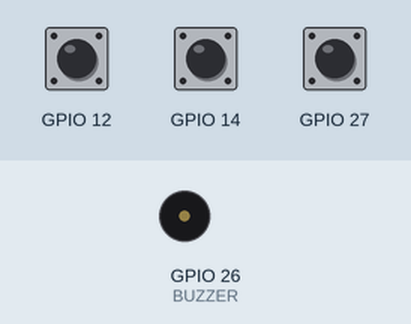
The sketch below on a simulated ESP32. Parts: buzzer (waves = sounding, pin HIGH). The test bench sets the inputs (shaded band); at power-on: GPIO 14 HIGH, GPIO 12 HIGH, GPIO 27 HIGH. What the sketch prints to the serial monitor is not drawn.

Above: at 3.2 s.
3.3 s: GPIO 14 pulled LOW for 0.6 s
At 4.08 s:
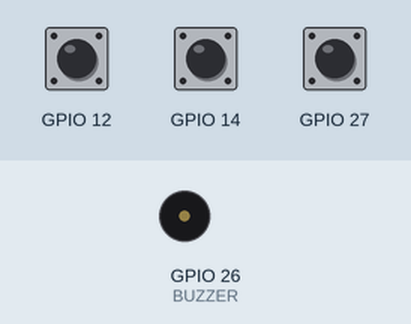
5.9 s: GPIO 12 pulled LOW for 3.2 s
At 10.4 s:
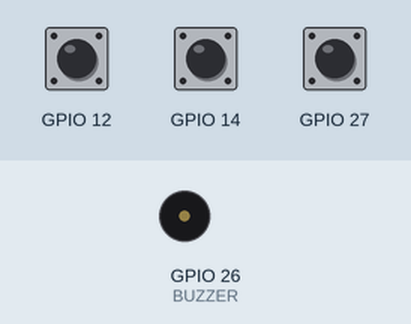
10.7 s: GPIO 14 pulled LOW for 3.2 s
At 11.85 s:
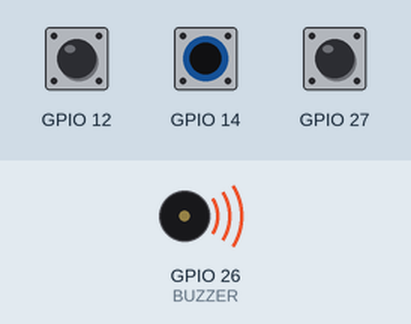
15.4 s: GPIO 27 pulled LOW for 3.2 s
At 20.0 s:
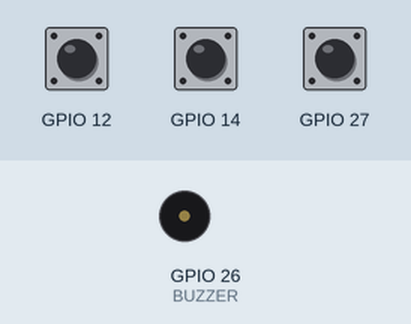
Timing chart, 0 to 21.3 s (numbered marks = the images above; inputs shaded):
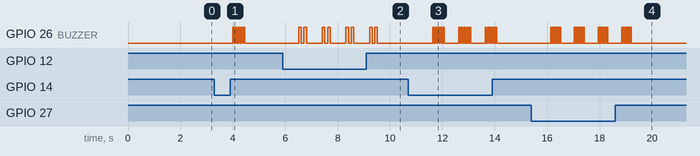

Measured:
- after the input at 3.3 s, GPIO 26 (BUZZER): alternates HIGH for 0.05 s and LOW for 0.05 s, 10 changes in all, then stays LOW, starting after 0.71 s
- after the input at 5.9 s, GPIO 26 (BUZZER): LOW → HIGH after 0.61 s, then repeats every 0.90 s: LOW 0.10 s, HIGH 0.10 s, LOW 0.60 s, HIGH 0.10 s
- after the input at 10.7 s, GPIO 26 (BUZZER): LOW → HIGH after 0.93 s, then repeats every 1.0 s: 4 × (LOW 0.05 s, HIGH 0.05 s), LOW 0.55 s, HIGH 0.05 s
- after the input at 15.4 s, GPIO 26 (BUZZER): LOW → HIGH after 0.74 s, then repeats every 0.90 s: 7 × (LOW 0.03 s, HIGH 0.03 s), LOW 0.53 s, HIGH 0.03 s, until it stays LOW from 19.2 s

The sketch:

project245.ino
```cpp
#define BUZZER  26
const int VALUE_THRESHOLD=30;
int TOUCH_SENSOR_VALUE_1;
int TOUCH_SENSOR_VALUE_2;
int TOUCH_SENSOR_VALUE_3;

void setup() {
  // put your setup code here, to run once:
  pinMode(BUZZER, OUTPUT);
  Serial.begin(115200);
  delay(2000);
  digitalWrite(BUZZER, LOW);
}

void loop() {
  // put your main code here, to run repeatedly:
  TOUCH_SENSOR_VALUE_1 = touchRead(T5);
  TOUCH_SENSOR_VALUE_2 = touchRead(T6);
  TOUCH_SENSOR_VALUE_3 = touchRead(T7);

  Serial.print("TOUCH_SENSOR_VALUE_1:");
  Serial.print(TOUCH_SENSOR_VALUE_1);
  Serial.print("     ");
  Serial.print("TOUCH_SENSOR_VALUE_2:");
  Serial.print(TOUCH_SENSOR_VALUE_2);
  Serial.print("     ");
  Serial.print("TOUCH_SENSOR_VALUE_3:");
  Serial.print(TOUCH_SENSOR_VALUE_3);
  Serial.print("     ");
  delay(500);

  if (TOUCH_SENSOR_VALUE_1<VALUE_THRESHOLD){
    for (int i=0;i<2;i++){
      digitalWrite(BUZZER, HIGH);
      delay(100);
      digitalWrite(BUZZER, LOW);
      delay(100);
    }
  }
  if (TOUCH_SENSOR_VALUE_2<VALUE_THRESHOLD){
    for (int i=0;i<5;i++){
      digitalWrite(BUZZER, HIGH);
      delay(50);
      digitalWrite(BUZZER, LOW);
      delay(50);
    }
  }
  if (TOUCH_SENSOR_VALUE_3<VALUE_THRESHOLD){
    for (int i=0;i<8;i++){
      digitalWrite(BUZZER, HIGH);
      delay(25);
      digitalWrite(BUZZER, LOW);
      delay(25);
    }
  }
  else{
    digitalWrite(2,LOW);
  }
}
```
